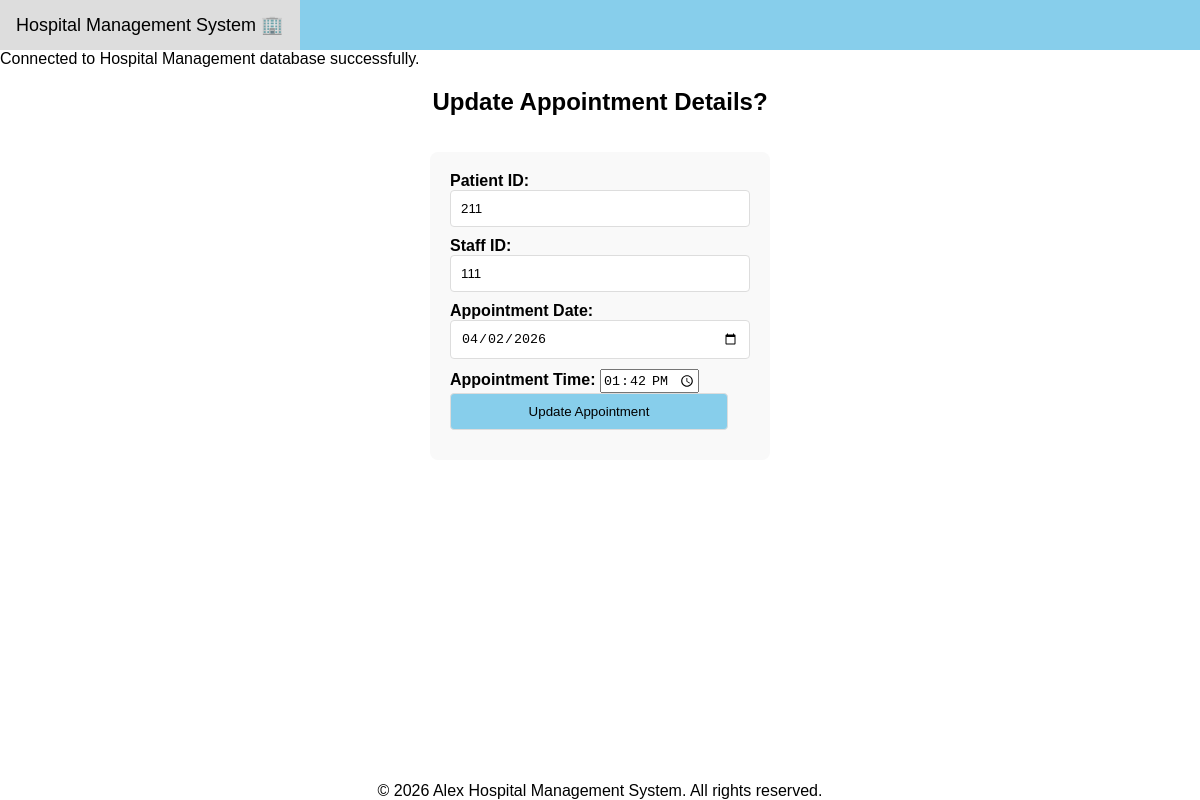
/updateAppointment.php?id=311, run on the app's committed database.
### tables this page shows
CREATE TABLE APPOINTMENT 
( 
appointmentID INTEGER PRIMARY KEY, 
patientID INTEGER NOT NULL, 
staffID INTEGER NOT NULL, 
appointmentDate TEXT NOT NULL, 
appointmentTime TEXT NOT NULL, 
FOREIGN KEY (patientID) REFERENCES PATIENT (patientID) ON DELETE CASCADE ON UPDATE CASCADE 
FOREIGN KEY (staffID) REFERENCES STAFF (staffID) ON DELETE CASCADE ON UPDATE CASCADE 
);

### functions.php (called while the page is built, shortened)
<?php
function viewAPPOINTMENT($id) :array
{
    $db = db_connect();
    $query = "SELECT * FROM APPOINTMENT WHERE appointmentID = $id ORDER BY appointmentID";
    $result = $db->query($query);
    $appointment_detail = [];
    while ($row = $result->fetchArray(SQLITE3_ASSOC)) {
        $appointment_detail[] = $row;
    }
    return $appointment_detail;
}
?>

### updateAppointment.php (the view, shortened to what this page needs)
<!DOCTYPE html>
<html lang="en">
<head>
  <link rel="stylesheet" href="style.css" />
</head>
<body>
  <?php include("NavBar.php"); require_once("functions.php"); ?>
  <?php
  $id = $_GET['id'];
  $appointment = viewAppointment($id);
  ?>
  <div>
    <h2 class="centered-header">Update Appointment Details?</h2>
  </div>
  <div class="main">
    <form method="post">
      <label for="patientID">Patient ID:</label>
      <input type="text" name="patientID" value="<?php echo $appointment[0]['patientID']; ?>">
      <label for="staffID">Staff ID:</label>
      <input type="text" name="staffID" value="<?php echo $appointment[0]['staffID']; ?>">
      <label for="appointmentDate">Appointment Date:</label>
      <input type="date" name="appointmentDate" value="<?php echo $appointment[0]['appointmentDate']; ?>">
      <label for="appointmentTime">Appointment Time:</label>
      <input type="time" name="appointmentTime" value="<?php echo $appointment[0]['appointmentTime']; ?>">
      <input type="submit" name="updateAppointment" value="Update Appointment">
    </form>
  </div>
  <footer>
    <div class="firstfooter" style="text-align: center;">
      &copy; 2026 Alex Hospital Management System. All rights reserved.
    </div>
  </footer>
</body>
</html>

### style.css (style rules this page uses)
body { font-family: Arial, sans-serif; display: flex; flex-direction: column; min-height: 100vh; margin: 0; }
.centered-header { text-align: center; }
.main { flex: 1; padding: 1rem; }
form { width: 300px; margin: 0 auto; padding: 20px; background: #f9f9f9; border-radius: 8px; max-width: 500px; }
input[type="text"], input[type="number"], input[type="date"], input[type="email"], input[type="submit"], select { width: calc(100% - 22px); padding: 10px; margin-bottom: 10px; border: 1px solid #ddd; border-radius: 4px; }
input[type="submit"] { background-color: skyblue; color: black; cursor: pointer; }
label { font-weight: bold; }
h2 { text-align: center; }

### data on the page
appointment: patientID "211", staffID "111", appointmentDate "04/02/2026", appointmentTime "13:42"
